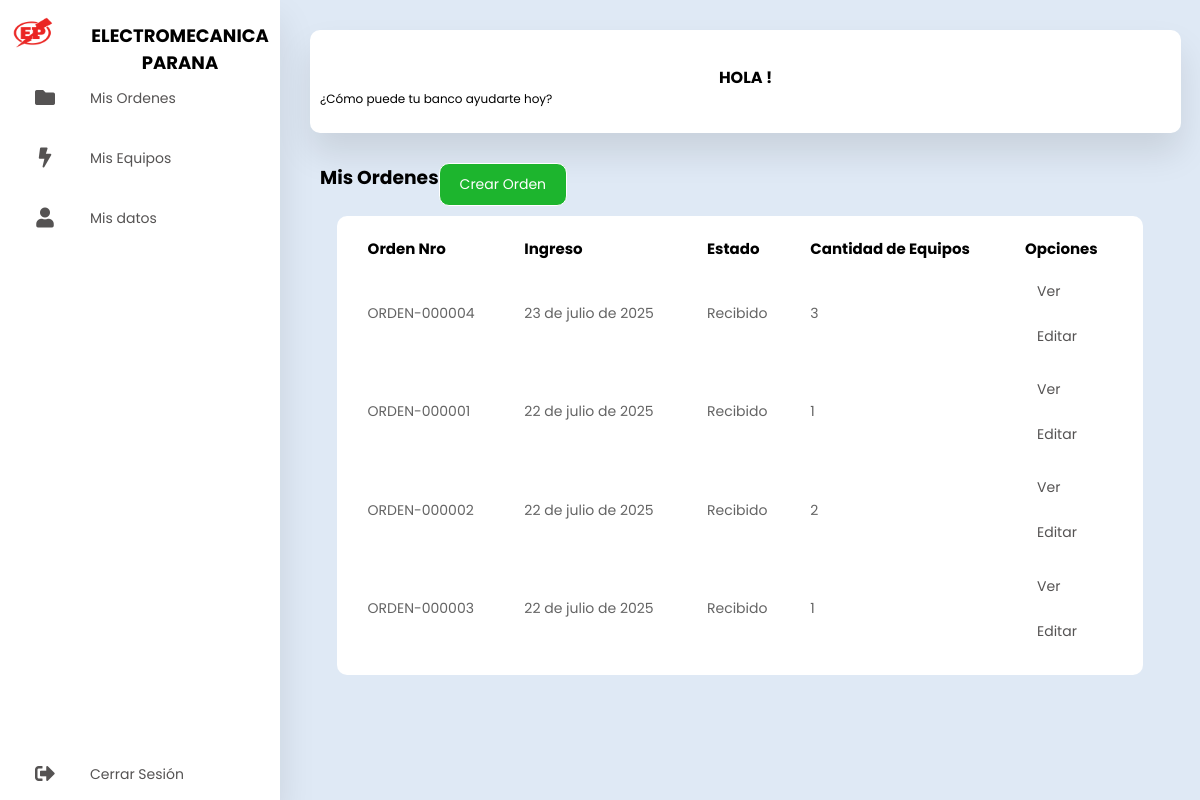
Page /ordenes/orden/ (signed in) on the committed database.
### aplicaciones/ordenes/models.py (models this page shows, shortened)
class OrdenTrabajo(models.Model):
    registro_id = models.AutoField(primary_key=True)
    cliente_id = models.ForeignKey(Cliente, on_delete=models.CASCADE)
    cod_trabajo = models.CharField(max_length=15, unique=True, blank=True)
    fecha_ingreso = models.DateField(auto_now_add=True)
    estado = models.CharField(
        max_length=20,  # Añadido max_length
        choices=[
            ('Recibido', 'Recibido'),
            ('En Diagnostico', 'En Diagnóstico'),
            ('En Proceso', 'En Proceso'),
            ('Terminado', 'Terminado'),
            ('No retirado', 'No retirado'),
            ('Entregado', 'Entregado'),
            ('Cancelado', 'Cancelado'),
            ('Falta de pago', 'Falta de pago')
        ],
        default='Recibido'
    )
    fecha_entrega_estimada = models.DateField(blank=True, null=True)
    equipos = models.ManyToManyField(
        'Equipo',
        through='OrdenTrabajoEquipo',
        related_name='ordenes_trabajo',
        blank=True,
    )
    class Meta:
        verbose_name = 'Orden de Trabajo'
        verbose_name_plural = 'Órdenes de Trabajo'
        ordering = ['-fecha_ingreso']

### aplicaciones/ordenes/views.py (the view)
# urls.py: path('orden/', views.listar_ordenes, name='listar_ordenes'),
@login_required(login_url='login')
def listar_ordenes(request):
    ordenes = OrdenTrabajo.objects.all()
    context = {
        'ordenes': ordenes
    }
    return render(request, 'ordenes/lista_orden.html', context)

### templates/ordenes/lista_orden.html
{% extends 'base.html' %}
{% block content %}
    <section class="main">
        <div class="main-top">
            <h1>Mis Ordenes</h1>
            <a href="{% url 'crear_orden' %}" class="create-account-button">Crear Orden</a>
        </div>
        <div class="main-skills">
            {% if ordenes %}
                    <table>
                        <tr>
                            <th>Orden Nro</th>
                            <th>Ingreso</th>
                            <th>Estado</th>
                            <th>Cantidad de Equipos</th>
                            <th>Opciones</th>
                        </tr>
                        {% for orden in ordenes %}
                            <tr>
                                <td>{{ orden.cod_trabajo }}</td>
                                <td>{{ orden.fecha_ingreso }}</td>
                                <td>{{ orden.estado }}</td>
                                <td>{{ orden.orden_equipos.count }}</td>
                                <td>
                                    <a>Ver</a>
                                    <a>Editar</a>
                                </td>
                            </tr>
                        {% endfor %}
                    </table>
                    </div>
            {% else %}
                <p>No tienes Equipos. ¿Deseas crear una equipo?</p>
                <a href="{% url 'registro_equipo' %}">Crear Equipo</a>
            {% endif %}
        </div>
    </section>
{% endblock content %}

### templates/base.html (shortened to what this page needs)
{% load static %}
<!DOCTYPE html>
<html lang="es">
<head>
    <link rel="stylesheet" type="text/css" href="{% static 'css/styles_dashboard.css' %}">
    <link rel="stylesheet" href="https://cdnjs.cloudflare.com/ajax/libs/font-awesome/5.15.4/css/all.min.css"/>
</head>
<body>
<div class="container">
    <nav class="sidebar">
        <div class="logo">
            <img src="{% static 'main/media/ep_logo.png' %}" alt="Logo">
            <span class="nav-item">Electromecanica Parana</span>
        </div>
        <ul>
            <li><a href="{% url 'listar_ordenes' %}">
                <i class="fas fa-folder"></i>
                <span class="nav-item">Mis Ordenes</span>
            </a></li>
            <li><a href="{% url 'listar_equipos' %}">
                <i class="fas fa-bolt"></i>
                <span class="nav-item">Mis Equipos</span>
            </a></li>
            <li><a href="{% url 'datos_page' %}">
                <i class="fas fa-user"></i>
                <span class="nav-item">Mis datos</span>
            </a></li>
            <li><a href="{% url 'cerrar_sesion' %}" class="logout">
                <i class="fas fa-sign-out-alt"></i>
                <span class="nav-item">Cerrar Sesión</span>
            </a></li>
        </ul>
    </nav>
    <section class="main">
        <div class="users">
            <div class="card_main">
                <br>
                <h4>
                    Hola {{ persona.nombre }} {{ persona.apellido }}!
                </h4>
                <p>¿Cómo puede tu banco ayudarte hoy?</p>
            </div>
            <div class="main-skills">
                {% block content %}
                {% endblock content %}
            </div>
</body>
</html>

### static/css/styles_dashboard.css (style rules this page uses)
* { margin: 0; padding: 0; outline: none; border: none; text-decoration: none; box-sizing: border-box; font-family: "Poppins", sans-serif; }
body { background: #dfe9f5; }
.container { display: flex; }
nav { flex: 0 0 auto; display: block; position: relative; top: 0; bottom: 0; left: 0; background: #fff; width: 280px; height: 100vh; overflow: hidden; box-shadow: 0 20px 35px rgba(0, 0, 0, 0.1); }
.logo { text-align: center; display: flex; margin: 10px 0 0 10px; }
.logo img { width: 45px; height: 45px; border-radius: 50%; }
.logo span { font-weight: bold; padding-left: 15px; font-size: 18px; text-transform: uppercase; }
a { position: relative; color: rgb(85, 83, 83); font-size: 14px; display: table; width: auto; padding: 10px; }
nav .fas { position: relative; width: 70px; height: 40px; top: 14px; font-size: 20px; text-align: center; }
.nav-item { position: relative; top: 12px; margin-left: 10px; }
.logout { position: absolute; bottom: 0; }
.main { position: relative; padding: 20px; width: 100%; }
.main-top { display: flex; width: 100%; }
.main-skills { display: flex; margin-top: 10px; flex-wrap: wrap; }
.users .card_main { width: 99%; margin: 10px; background: #ffffff; border-radius: 10px; padding: 10px; box-shadow: 0 20px 35px rgba(0, 0, 0, 0.1); }
.users .card_main h4 { text-transform: uppercase; text-align: center; }
.users .card_main p { font-size: 12px; margin-bottom: 15px; text-align: left; }
.users table { margin: auto; }
.users td { font-size: 14px; padding-right: 15px; }
table { background: #fff; padding: 1rem; text-align: left; border-radius: 10px; width: 96% }
table td, th { padding: 0.2rem 0.8rem; }
table th { font-size: 15px; }
table td { font-size: 13px; color: rgb(100, 100, 100); }
.create-account-button { width: auto; padding: 10px 20px; background-color: #1db52e; color: #fff; text-decoration: none; border: 1px solid #ffffff; border-radius: 10px; float: right; }

### rows in the picture
OrdenTrabajo: cod_trabajo "ORDEN-000004", fecha_ingreso "23 de julio de 2025", estado "Recibido", orden_equipos.count "3"
OrdenTrabajo: cod_trabajo "ORDEN-000001", fecha_ingreso "22 de julio de 2025", estado "Recibido", orden_equipos.count "1"
OrdenTrabajo: cod_trabajo "ORDEN-000002", fecha_ingreso "22 de julio de 2025", estado "Recibido", orden_equipos.count "2"
OrdenTrabajo: cod_trabajo "ORDEN-000003", fecha_ingreso "22 de julio de 2025", estado "Recibido", orden_equipos.count "1"
